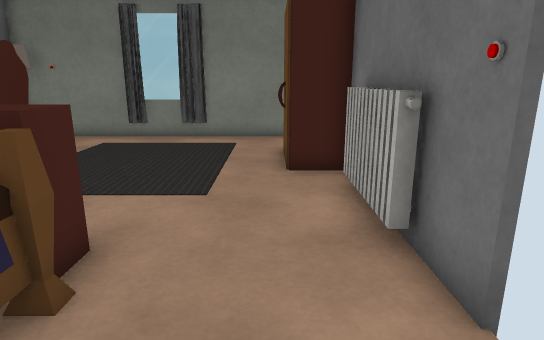
View 1 (above)

13 first-person views from a walk through a 3-D level made in the Unity game engine. The camera is 1.2 m above the floor, tilts 14° down and sees 75° across. Doors are open. The floor is counted in squares, 0.5 m on a side. Each view is taken from the middle of a square. On the plan, view 1 faces up. The plan holds only what a view shows up to about 20 squares ahead; the rest is blank. The player character is not drawn. Some surface patterns are stand-ins.

View 2
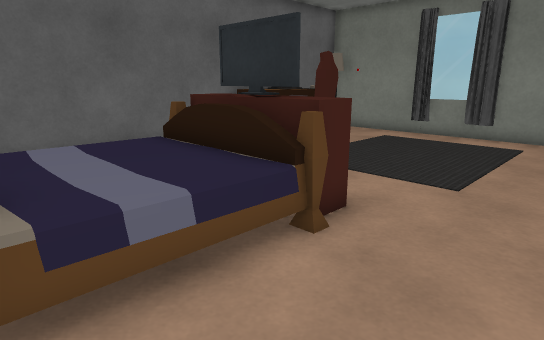

View 3
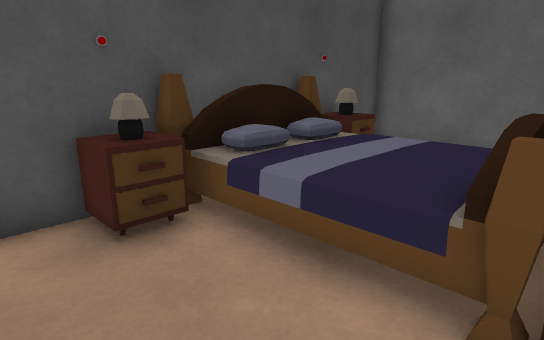

View 4
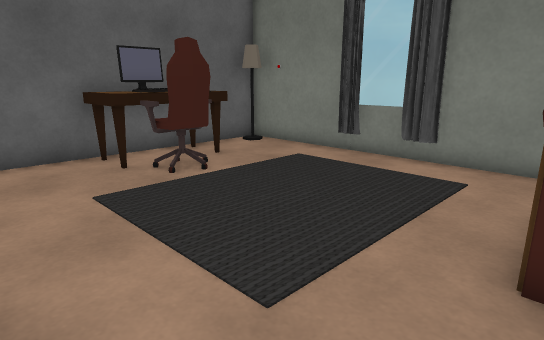

View 5
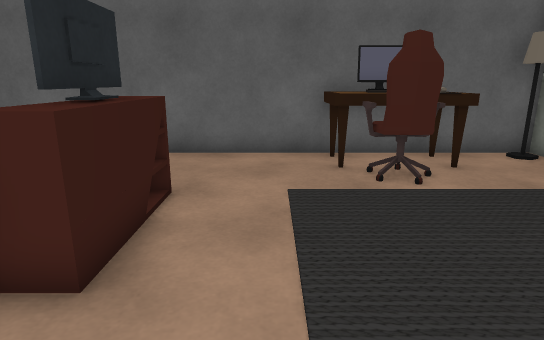

View 6
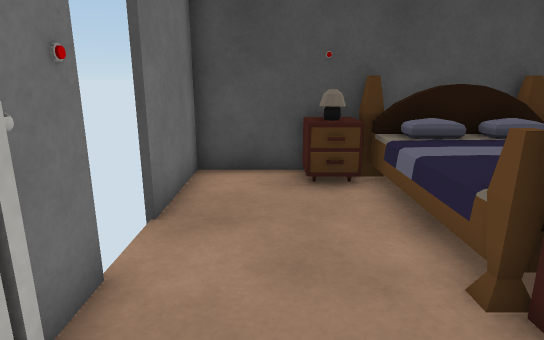

View 7
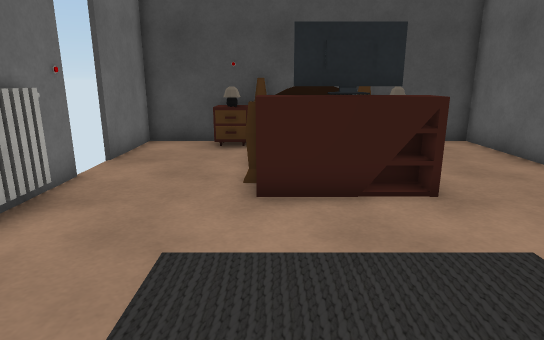

View 8
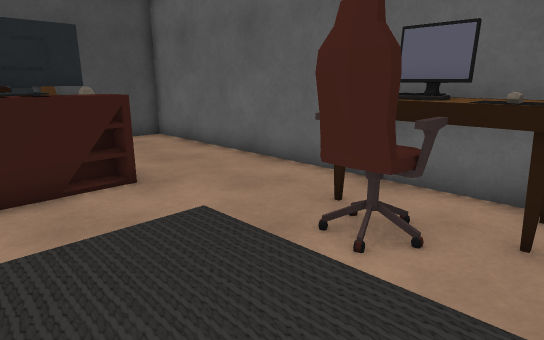

View 9
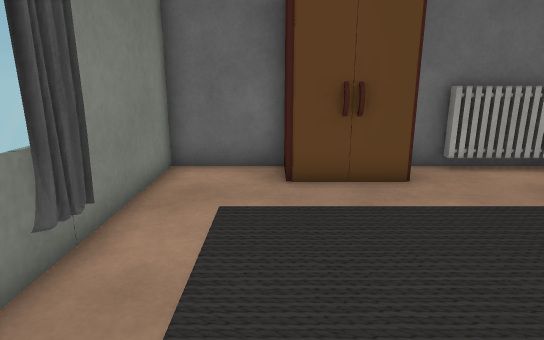

View 10
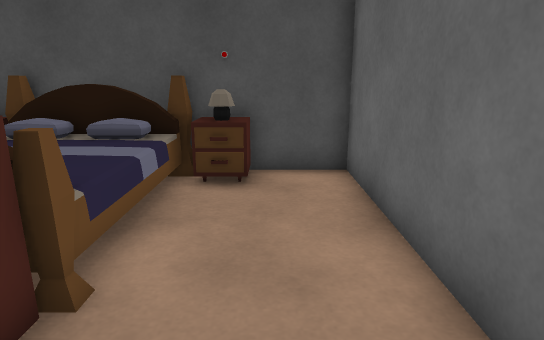

View 11
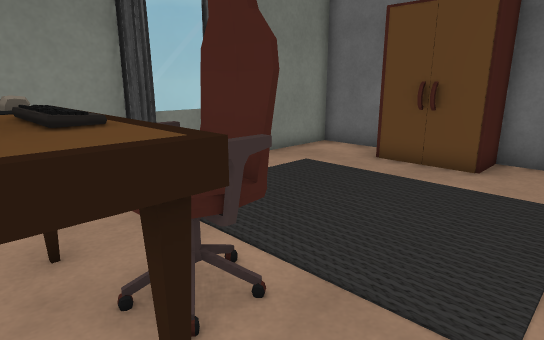

View 12
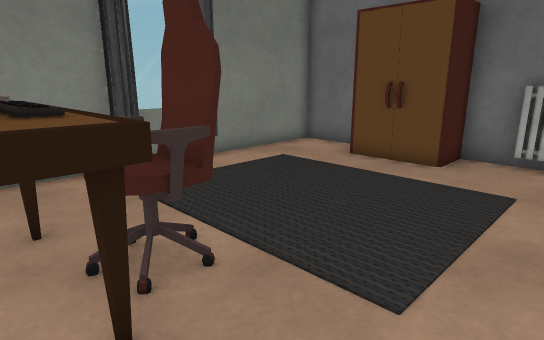

View 13
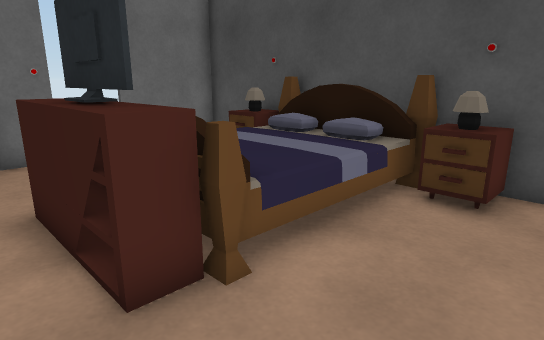

### Floor plan
Points are (right, up) in squares from view 1. A wall is a line through its corners. A room is listed if a view was taken in it or the views show most of it. See-through windows are left out.
Room 1 (views 1, 2, 3, 4, 5, 6, 7, 8, 9, 10, 11, 12, 13)
walls: (2.1, 3.4) (2.1, 9.5); (2.1, 12.6) (2.1, 15.9) (-11.1, 15.9) (-11.1, -2.6) (2.1, -2.6) (2.1, 1.1)
low walls: (-8.7, 9.5) (-8.7, 8.7) (-10.7, 8.7); (-8.7, 11.6) (-8.7, 10.4)
ways out: open door at (2, 1.5)
objects: other object (-10, 10); lamp (-10, 15); keyboard (-9, 10); other object (-9, 12); bed (-8, -2) to (-1, 5); chair (-8, 9) to (-7, 11); wardrobe (0, 10) to (2, 13); other object (2, 3); radiator (2, 6)

Positions as (right, up) in squares from view 1, and headings:
1: (0, 0), facing up
2: (1, -1), facing up-left
3: (1, 4), facing down-left
4: (1, 5), facing up-left
5: (1, 7), facing left
6: (0, 7), facing down
7: (-3, 12), facing down
8: (-3, 13), facing down-left
9: (-8, 13), facing right
10: (-9, 7), facing down
11: (-10, 7), facing up-right
12: (-10, 6), facing up-right
13: (-10, 6), facing down-right
